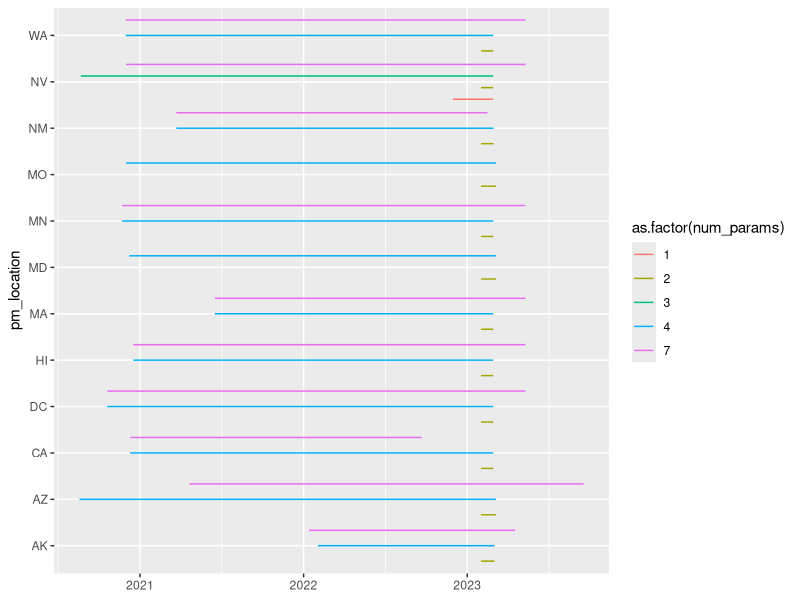

This figure's R source:
# Data cleaning for google sheets with metrics on ENPA and ENCV
# usage.

library(tidyverse)
library(readxl)

## Reading in the data
usage_one_date <- readxl::read_xlsx("input/Usage Data.xlsx", skip = 2, n_max = 2,
                               col_types = "date") |>
  mutate(`Key metrics` = c("end_date", "start_date"))
usage_one_other <- readxl::read_xlsx("input/Usage Data.xlsx", skip = 2, n_max = 11,
                                    col_types = "text") |>
  filter(row_number() > 2) |> filter(!is.na(`Key metrics`))
usage_one_date <- usage_one_date |> pivot_longer(cols = -`Key metrics`,
                                 names_to = "State", values_to = "value") |>
  pivot_wider(id_cols = State, names_from = `Key metrics`,
              values_from = value)

usage_one_other |> pivot_longer(cols = -`Key metrics`,
                               names_to = "State", values_to = "value")
usage_one_other <- usage_one_other |> mutate(
  parameter_name = case_when(
    `Key metrics` == "Estimated number of active users" ~
      "num_users_count",
    `Key metrics` == "Cumulative number of users used codes (published keys)" ~
      "cases_named_contacts_count",
    `Key metrics` == "Cumulative number of self-report codes issued" ~
      "self_report_codes_issued",
    `Key metrics` == "Number  of people used codes in Feb (published keys)" ~
      "cases_named_contacts_count",
    `Key metrics` == "Cumulative number of exposure notification sent" ~
      "contacts_reached_count",
    `Key metrics` == "Number of exposure notification sent during Feb" ~
      "contacts_reached_count"
  )
)

## Next we combine other and date data frames.  We use the start and end date
## joining using state.  We also have adjust the start date for key metrics
## that include "Feb" to be the first of February

usage_one_other_long <- usage_one_other |>
  pivot_longer(cols = setdiff(colnames(usage_one_other),
                              c("Key metrics", "parameter_name")) ,
                               names_to = "State", values_to = "value")

usage_one_long <- left_join(usage_one_date, usage_one_other_long,
                            by = "State")
usage_one_long$start_date[str_detect(usage_one_long$`Key metrics`, "Feb")] <- lubridate::ymd("2023-02-01")

last_90_idx <- grep(usage_one_long$value, pattern = "(90 days)")
usage_one_long[last_90_idx, ]$start_date <-
  usage_one_long[last_90_idx, ]$end_date - lubridate::days(90)

usage_one_long[last_90_idx, ]$value <-
  usage_one_long[last_90_idx, ]$value |>
  gsub(pattern = " \\(90 days\\)", replacement = "")


# Variable names from template:
# param_name, param_value, pm_location, source,
# pm_start_date, pm_end_date, param_type, source_text, Desc

usage_one_final <- usage_one_long |>
  filter(State != "Sum") |> mutate(
    value = as.numeric(value),
    param_type = "digital",
    source = "ENPA and ENCV metrics reported by States",
  ) |>
  select(-`Key metrics`, param_name = parameter_name,
         param_value = value, pm_location = State,
         pm_start_date = start_date, pm_end_date = end_date)

## Second data frame
## Note under the California column:
##    Codes issued and used represent the period after self-report
##    was introduced (2/14/22-9/22/22)
## Note on the WA Data: Here, I changed the value for ENs per key uploaded
## from 9-16 to 9 to 16 in the spreadsheet because otherwise it was
## interpreted as a date.

usage_two <- readxl::read_xlsx("input/EN metrics roll up (1).xlsx",
                               col_types = "text") |>
  filter(!is.na(WA)) |> mutate(
    param_name = case_when(
      `Key Metrics` == "Full date range for available metrics (start-end dates)" ~
        "date_range",
      `Key Metrics` == "Cumulative activations" ~ "cumulative_activations",
      `Key Metrics` == "Cumulative codes used (tokens claimed)" ~
        "cases_named_contacts_count",
      `Key Metrics` == "Cumulative ENs generated" ~
        "contacts_reached_count",
      `Key Metrics` == "Average ENs per code used" ~
        "contcts_named_ratio_mean_case_naming",
      `Key Metrics` == "% of ENs issued within 3 days of exposure" ~
        "percent_notified_three_days",
      `Key Metrics` == "% of ENs issued within 6 days of exposure" ~
        "percent_notified_six_days",
      `Key Metrics` == "number of months" ~ "number_of_months"
    )
  )

usage_two <- usage_two |> t() |> as.data.frame()
colnames(usage_two) <- usage_two[nrow(usage_two), ]
usage_two <- usage_two[-1, ]
usage_two$state <- rownames(usage_two)
usage_two <- usage_two |>
  filter(!(state %in% c("TOTALS", "...13", "param_name")))

date_list <- usage_two$date_range |> str_split("-")
usage_two$pm_start_date <- date_list |> map_chr(1) |>
  lubridate::mdy()
usage_two$pm_end_date <- date_list |> map_chr(2) |>
  lubridate::mdy()

usage_two_long <- pivot_longer(usage_two |> select(-date_range),
                               cols = -c(state, pm_start_date, pm_end_date),
                               names_to = "param_name",
                               values_to = "param_value") |>
  mutate(param_value = as.numeric(param_value)) |>
  mutate(pm_location = state) |>
  select(-state) |>
  mutate(param_type = "digital",
         source = "ENPA and ENCV metrics reported by States")

comb_dat <- bind_rows(usage_one_final, usage_two_long)
comb_dat <- comb_dat |>
  mutate(pm_start_date = lubridate::ymd(pm_start_date),
         pm_end_date = lubridate::ymd(pm_end_date))

comb_dat |> group_by(pm_location, pm_start_date, pm_end_date) |>
  summarise(num_params = n()) |>
  ggplot(aes(y = pm_location, xmin = pm_start_date,
             xmax = pm_end_date, color = as.factor(num_params))) +
  geom_linerange(position = position_dodge2(width = 1)) + scale_x_date()

setdiff(
  usage_one_final$pm_location |> unique(),
  usage_two_long$pm_location |> unique()
)
setdiff(
  usage_two_long$pm_location |> unique(),
  usage_one_final$pm_location |> unique()
)

# The following are the groupings for each unique method that is needed
# to break down longer periods into smaller ones (when we get to it).....
# WA, MN, MA, HI, DC
# NV
# CA
# MD, MO
# NM
